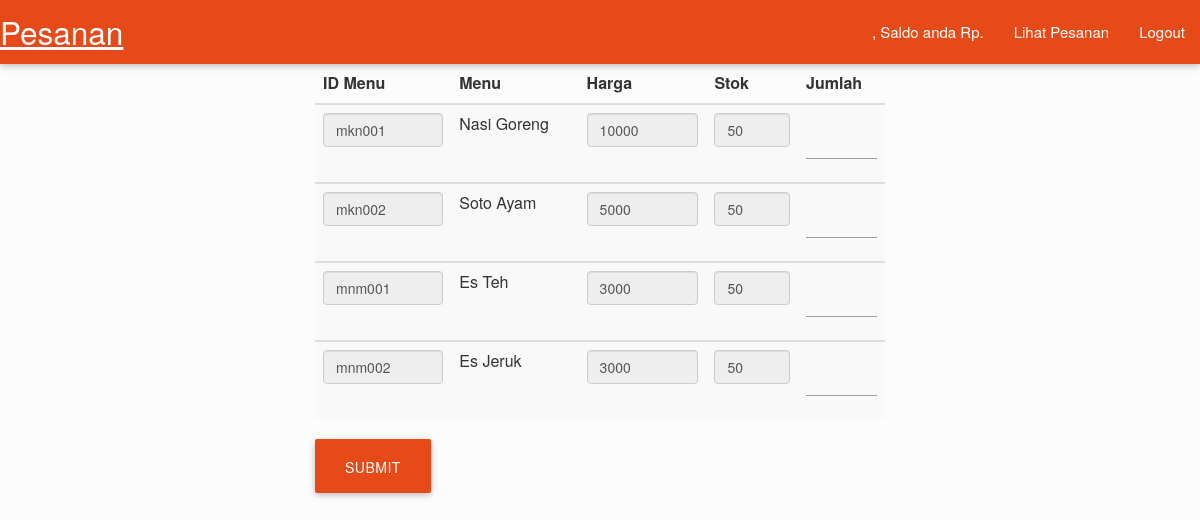
Page /tampilMenu.php on the committed database.
### tables this page shows
CREATE TABLE `menu` (
  `id_menu` varchar(10) NOT NULL,
  `nama_menu` varchar(25) NOT NULL,
  `harga` int(12) NOT NULL,
  `stok` int(3) NOT NULL
);

### tampilMenu.php (the view, shortened to what this page needs)
<?php
require_once "dbConnect.php";
$query = "SELECT * FROM menu";
$dataMenu = $db->query($query);
$rowMenu = $dataMenu->fetch_assoc(); ?>
<link href="css/materialize.min.css" rel="stylesheet" type="text/css">
<link href="css/bootstrap.min.css" rel="stylesheet" type="text/css">
<link href="css/ghpages-materialize.css" rel="stylesheet" type="text/css">
<nav>
    <div class="nav-wrapper deep-orange darken-2">
        <a href="#" class="brand-logo">Pesanan</a>
        <ul id="nav-mobile" class="right hide-on-med-and-down">
            <li><a href=""><?echo $_SESSION['nama'].", Saldo anda Rp.".$_SESSION['saldo'];?></a></li>
            <li><a href="tampilPesanan.php">Lihat Pesanan</a></li>
            <li><a href="logout.php">Logout</a></li>
        </ul>
    </div>
</nav>
<div class="col-md-3"></div>
<div class="col-md-6">
<form method="post" action="prosesPesan.php">
<table border="1" class="table table-responsive table-striped ">
    <thead>
    <th>ID Menu</th>
    <th>Menu</th>
    <th>Harga</th>
    <th>Stok</th>
    <th>Jumlah</th>
    </thead>
    <?
    foreach ($dataMenu as $rowMenu) {
        echo "<tbody>";
        echo "<td><div class='form-group'><input readonly class='form-control' name='idmenu[]' size='7' value='" . $rowMenu['id_menu'] . "'></div></td>";
        echo "<td>" . $rowMenu['nama_menu'] . "</td>";
        echo "<td><div class='form-group'><input readonly class='form-control' name='harga[]' size='6' value='" . $rowMenu['harga'] . "'></div></td>";
        echo "<td><div class='form-group'><input readonly class='form-control' name='stok[]' size='2' value='" . $rowMenu['stok'] . "'></div></td>";
        echo "<td><input type='text' name='qty[]' size='3'></td>";
        echo "</tbody>";
    } ?></table>
    <button class="btn btn-large waves-effect waves-light deep-orange darken-2" type="submit" name="action">Submit
    </button></div>

### rows in the picture
menu: id_menu "mkn001", nama_menu "Nasi Goreng", harga "10000", stok "50"
menu: id_menu "mkn002", nama_menu "Soto Ayam", harga "5000", stok "50"
menu: id_menu "mnm001", nama_menu "Es Teh", harga "3000", stok "50"
menu: id_menu "mnm002", nama_menu "Es Jeruk", harga "3000", stok "50"
